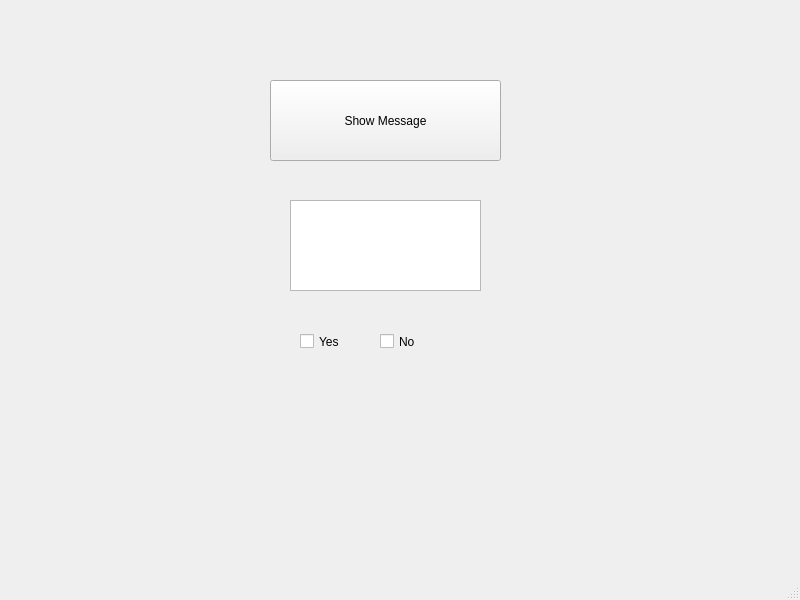
<?xml version="1.0" encoding="UTF-8"?>
<ui version="4.0">
 <class>MainWindow</class>
 <widget class="QMainWindow" name="MainWindow">
  <property name="enabled">
   <bool>true</bool>
  </property>
  <property name="geometry">
   <rect>
    <x>0</x>
    <y>0</y>
    <width>800</width>
    <height>600</height>
   </rect>
  </property>
  <property name="windowTitle">
   <string>MainWindow</string>
  </property>
  <widget class="QWidget" name="centralwidget">
   <widget class="QPushButton" name="pushButton">
    <property name="geometry">
     <rect>
      <x>270</x>
      <y>80</y>
      <width>231</width>
      <height>81</height>
     </rect>
    </property>
    <property name="text">
     <string>Show Message</string>
    </property>
   </widget>
   <widget class="QTextEdit" name="textEdit">
    <property name="geometry">
     <rect>
      <x>290</x>
      <y>200</y>
      <width>191</width>
      <height>91</height>
     </rect>
    </property>
   </widget>
   <widget class="QCheckBox" name="checkBox_Yes">
    <property name="geometry">
     <rect>
      <x>300</x>
      <y>330</y>
      <width>92</width>
      <height>23</height>
     </rect>
    </property>
    <property name="text">
     <string>Yes</string>
    </property>
   </widget>
   <widget class="QCheckBox" name="checkBox_No">
    <property name="geometry">
     <rect>
      <x>380</x>
      <y>330</y>
      <width>92</width>
      <height>23</height>
     </rect>
    </property>
    <property name="text">
     <string>No</string>
    </property>
   </widget>
  </widget>
  <widget class="QMenuBar" name="menubar">
   <property name="geometry">
    <rect>
     <x>0</x>
     <y>0</y>
     <width>800</width>
     <height>22</height>
    </rect>
   </property>
  </widget>
  <widget class="QStatusBar" name="statusbar"/>
 </widget>
 <resources/>
 <connections/>
</ui>
